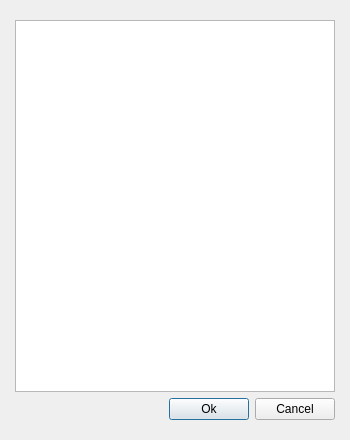
<?xml version="1.0" encoding="UTF-8"?>
<ui version="4.0">
 <class>SelectChanelDlg</class>
 <widget class="QDialog" name="SelectChanelDlg">
  <property name="geometry">
   <rect>
    <x>0</x>
    <y>0</y>
    <width>350</width>
    <height>440</height>
   </rect>
  </property>
  <property name="windowTitle">
   <string>Select Chanel</string>
  </property>
  <layout class="QGridLayout" name="gridLayout">
   <property name="leftMargin">
    <number>15</number>
   </property>
   <property name="topMargin">
    <number>20</number>
   </property>
   <property name="rightMargin">
    <number>15</number>
   </property>
   <property name="bottomMargin">
    <number>20</number>
   </property>
   <item row="0" column="0">
    <widget class="QTreeView" name="viewArea"/>
   </item>
   <item row="1" column="0">
    <layout class="QHBoxLayout" name="horizontalLayout">
     <item>
      <spacer name="horizontalSpacer">
       <property name="orientation">
        <enum>Qt::Horizontal</enum>
       </property>
       <property name="sizeHint" stdset="0">
        <size>
         <width>40</width>
         <height>20</height>
        </size>
       </property>
      </spacer>
     </item>
     <item>
      <widget class="QPushButton" name="btnOk">
       <property name="text">
        <string>Ok</string>
       </property>
      </widget>
     </item>
     <item>
      <widget class="QPushButton" name="btnCancel">
       <property name="text">
        <string>Cancel</string>
       </property>
      </widget>
     </item>
    </layout>
   </item>
  </layout>
 </widget>
 <resources/>
 <connections/>
</ui>
